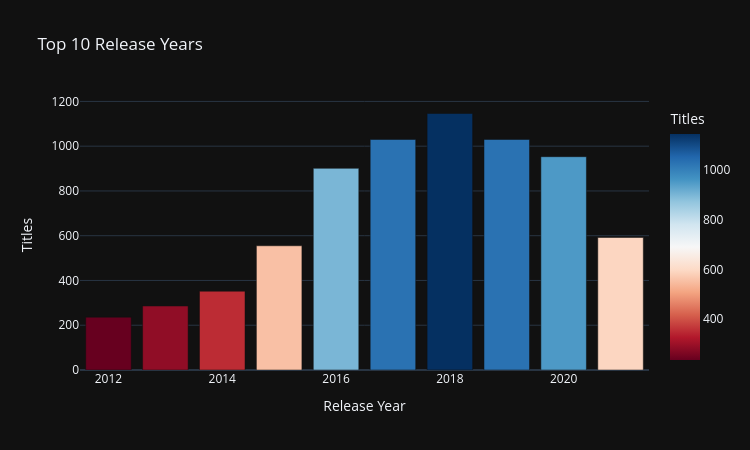

The notebook cell saved with this chart:
### Markdown cell above
### Top 10 Years by Netflix Content Releases
Identify the years with the highest number of titles.

### Code cell
top_years = year_counts.nlargest(10, "Titles").sort_values("Titles")

fig = px.bar(
    top_years, x="Release Year", y="Titles",
    color="Titles",
    color_continuous_scale=px.colors.sequential.RdBu,
    template="plotly_dark",
    title="Top 10 Release Years",
    height=450, width=750
)

fig.write_html("../outputs/top_release_years.html")
fig.show()

### Figure 1 — Plotly figure (JSON) as saved in the notebook; plotly's stock layout.template omitted (floating-point values rounded to 4 significant figures)
{"data": [{"hovertemplate": "Release Year=%{x}<br>Titles=%{marker.color}<extra></extra>", "legendgroup": "", "marker": {"color": [236, 286, 352, 555, 592, 901, 953, 1030, 1030, 1146], "coloraxis": "coloraxis", "pattern": {"shape": ""}}, "name": "", "orientation": "v", "showlegend": false, "textposition": "auto", "type": "bar", "x": [2012, 2013, 2014, 2015, 2021, 2016, 2020, 2017, 2019, 2018], "xaxis": "x", "y": [236, 286, 352, 555, 592, 901, 953, 1030, 1030, 1146], "yaxis": "y"}], "layout": {"barmode": "relative", "coloraxis": {"colorbar": {"title": {"text": "Titles"}}, "colorscale": [[0, "rgb(103,0,31)"], [0.1, "rgb(178,24,43)"], [0.2, "rgb(214,96,77)"], [0.3, "rgb(244,165,130)"], [0.4, "rgb(253,219,199)"], [0.5, "rgb(247,247,247)"], [0.6, "rgb(209,229,240)"], [0.7, "rgb(146,197,222)"], [0.8, "rgb(67,147,195)"], [0.9, "rgb(33,102,172)"], [1, "rgb(5,48,97)"]]}, "height": 450, "legend": {"tracegroupgap": 0}, "title": {"text": "Top 10 Release Years"}, "width": 750, "xaxis": {"anchor": "y", "domain": [0, 1], "title": {"text": "Release Year"}}, "yaxis": {"anchor": "x", "domain": [0, 1], "title": {"text": "Titles"}}}}
